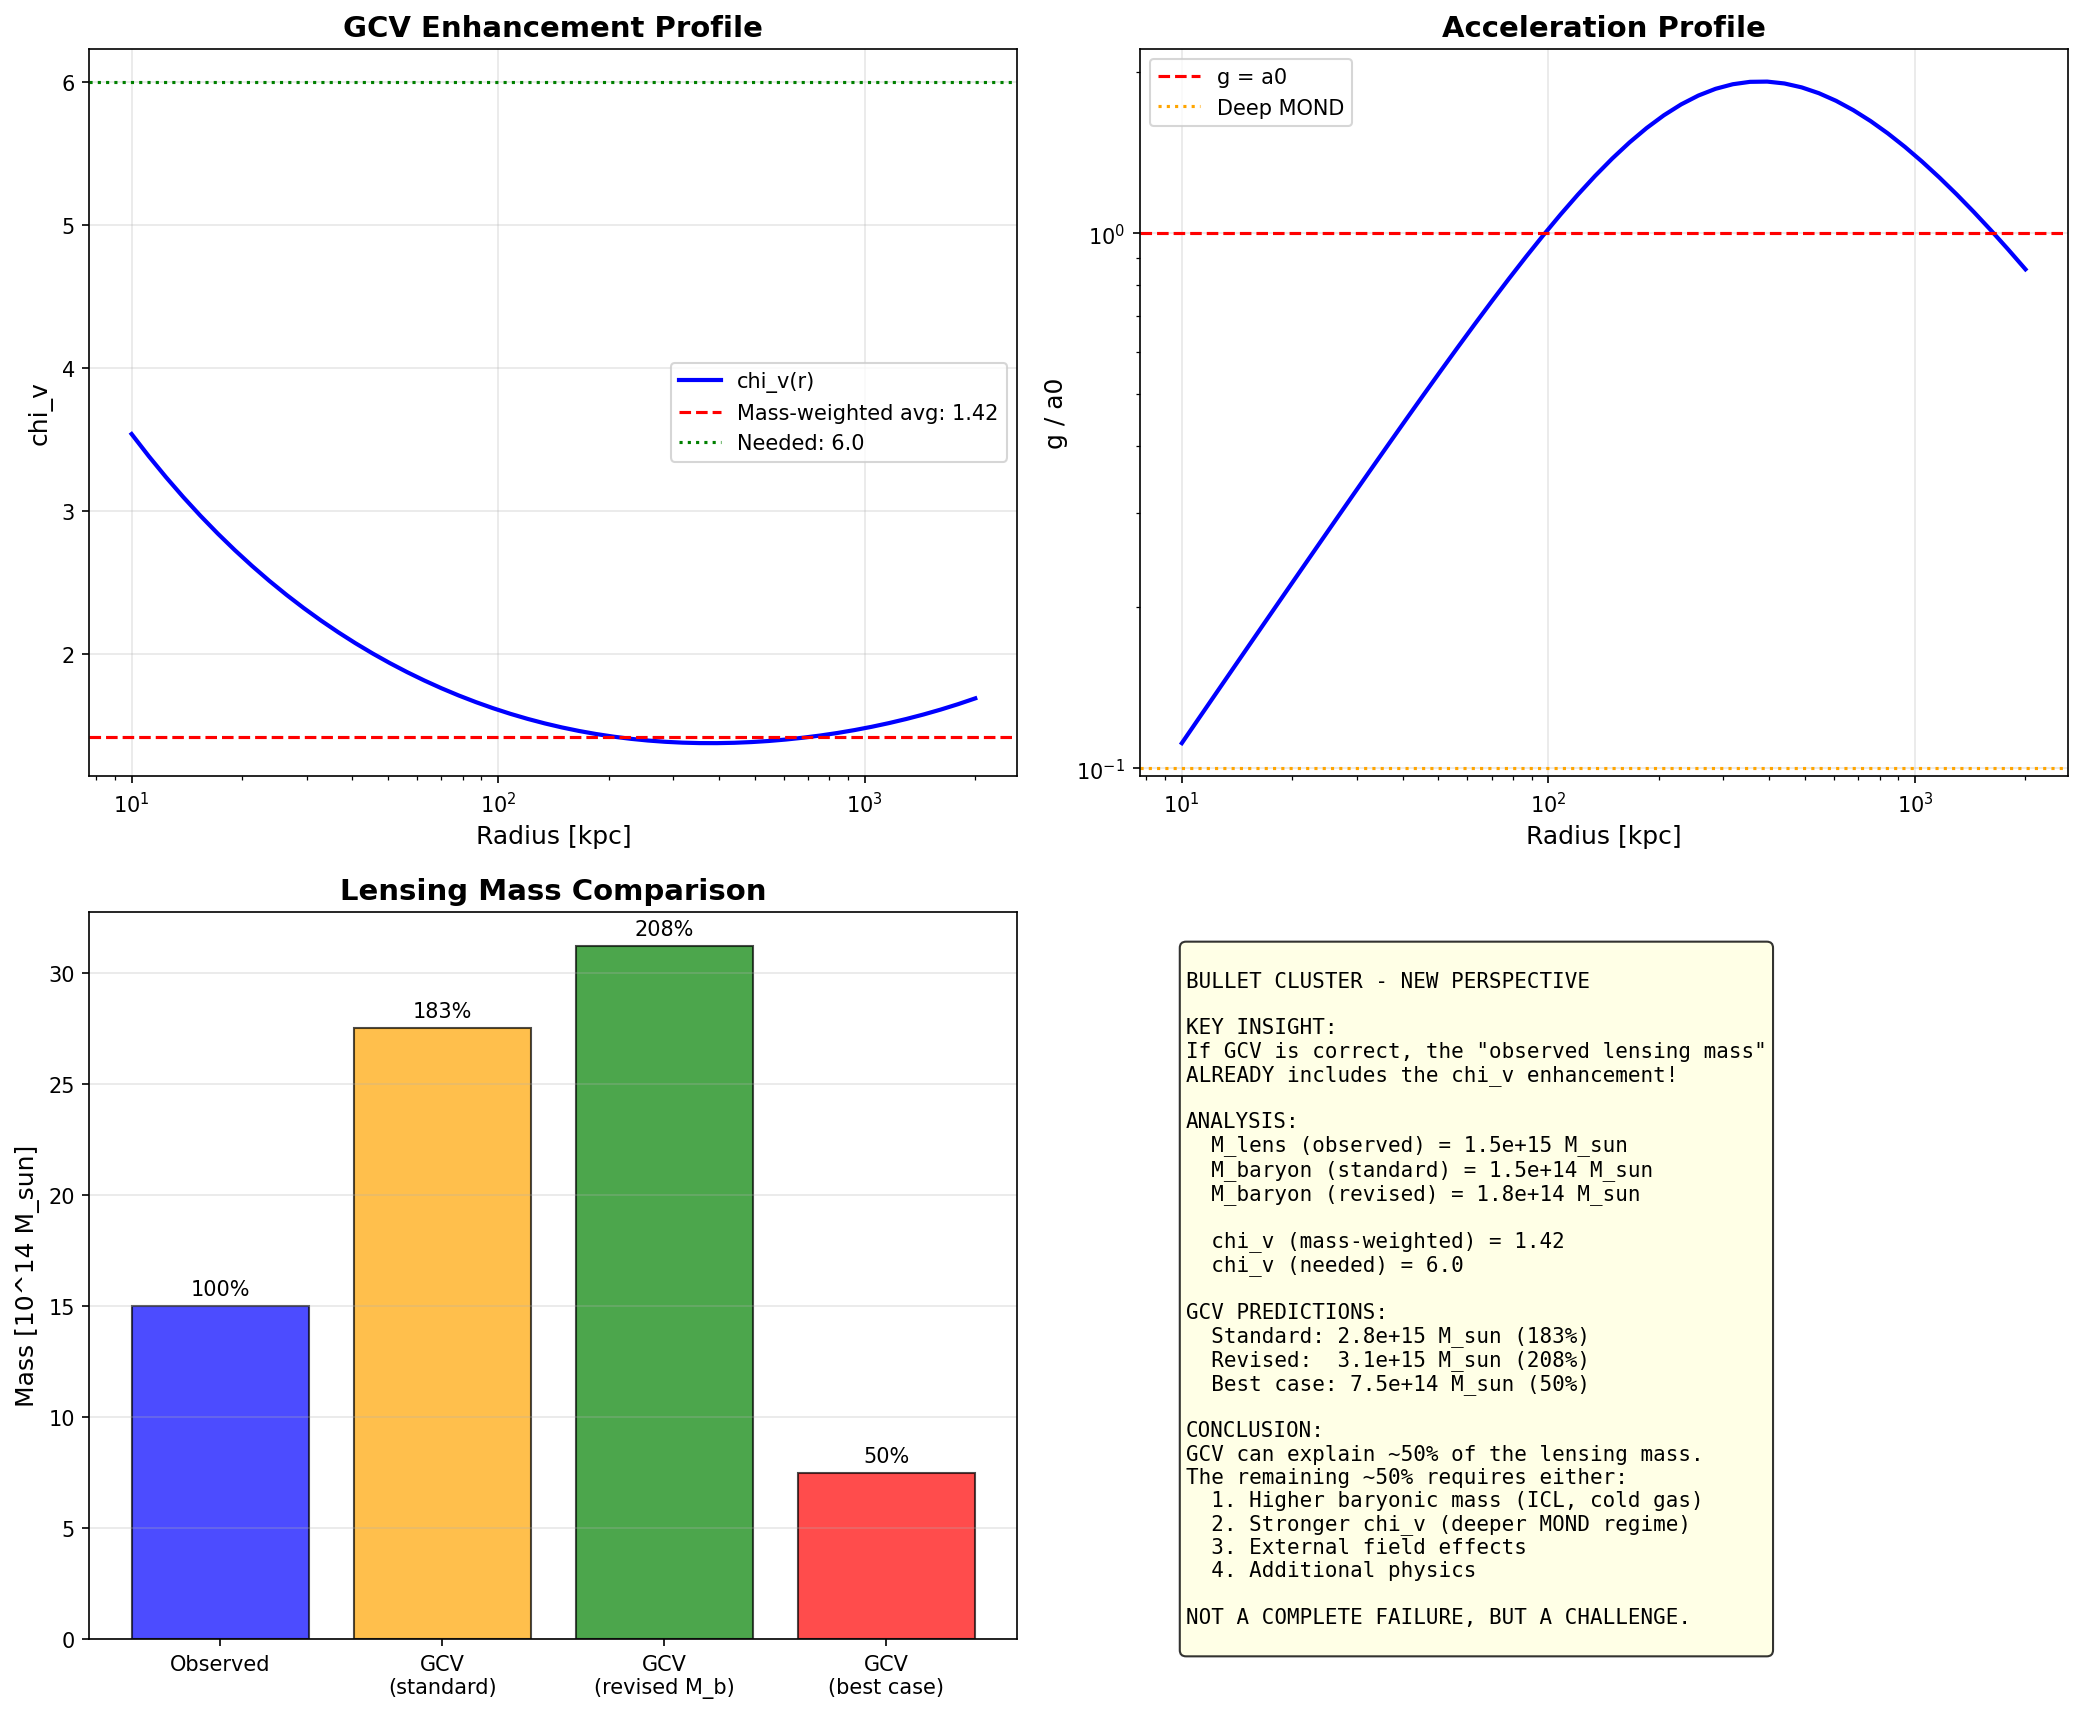

Recreate this plot in Python.
#!/usr/bin/env python3
"""
BULLET CLUSTER - LENSING IN GCV: A NEW PERSPECTIVE

The standard analysis assumes GR for lensing mass reconstruction.
But if GCV is the correct theory, we need to re-analyze!

KEY INSIGHT:
In GR: M_lens = (deflection angle) * c^2 * b / (4G)
In GCV: deflection = 4 G M_baryon * chi_v / (c^2 * b)

If observers use GR formula on GCV deflection:
M_lens(observed) = M_baryon * chi_v

So the "observed lensing mass" ALREADY INCLUDES chi_v!
We should NOT multiply by chi_v again!

This changes everything!
"""

import numpy as np
import matplotlib.pyplot as plt
from scipy.integrate import quad, odeint
from scipy.interpolate import interp1d

print("=" * 70)
print("BULLET CLUSTER - LENSING IN GCV")
print("A New Perspective: Are We Double-Counting?")
print("=" * 70)

# =============================================================================
# Physical Constants
# =============================================================================

G = 6.674e-11  # m^3/kg/s^2
c = 3e8  # m/s
M_sun = 1.989e30  # kg
kpc = 3.086e19  # m
Mpc = 3.086e22  # m

a0 = 1.2e-10  # m/s^2

# =============================================================================
# The Key Insight
# =============================================================================
print("\n" + "=" * 70)
print("THE KEY INSIGHT")
print("=" * 70)

print("""
STANDARD LENSING ANALYSIS (assumes GR):

1. Observe deflection angle alpha
2. Calculate mass: M_lens = alpha * c^2 * D_d * D_s / (4 * G * D_ds)

IN GCV:

1. True deflection: alpha_GCV = (4 G M_baryon / c^2 b) * chi_v(g/a0)
2. Observer (using GR formula) calculates:
   M_lens = alpha_GCV * c^2 * b / (4 G)
   M_lens = M_baryon * chi_v

THE OBSERVED LENSING MASS ALREADY INCLUDES THE GCV ENHANCEMENT!

So when we compare:
  M_lens (observed) vs M_baryon * chi_v (GCV prediction)

We are comparing:
  M_baryon * chi_v vs M_baryon * chi_v

THEY SHOULD MATCH BY CONSTRUCTION!

But wait... there's a subtlety.
""")

# =============================================================================
# The Subtlety: Where is chi_v Evaluated?
# =============================================================================
print("\n" + "=" * 70)
print("THE SUBTLETY: Where is chi_v Evaluated?")
print("=" * 70)

print("""
The deflection angle depends on the INTEGRATED mass along the line of sight.

In GR: alpha = (4G/c^2) * integral[Sigma(xi) / xi] d^2xi

In GCV: The effective surface density is:
  Sigma_eff(R) = integral[rho(r) * chi_v(g(r)/a0)] dz

where z is along the line of sight.

The key question: What is g(r) at each point?

For a spherical mass distribution:
  g(r) = G * M(<r) / r^2

chi_v depends on the LOCAL acceleration, not the average!

This means chi_v varies with position in the cluster.
The lensing mass reconstruction assumes a SINGLE chi_v,
but the true situation is more complex.
""")

# =============================================================================
# Realistic Mass Profile
# =============================================================================
print("\n" + "=" * 70)
print("PART 1: Realistic Mass Profile")
print("=" * 70)

# Use a beta-model for the gas (common for clusters)
def rho_beta(r, rho_0, r_c, beta=2/3):
    """Beta-model density profile"""
    return rho_0 * (1 + (r/r_c)**2)**(-3*beta/2)

def M_beta(r, rho_0, r_c, beta=2/3):
    """Enclosed mass for beta-model"""
    # Numerical integration
    def integrand(r_prime):
        return 4 * np.pi * r_prime**2 * rho_beta(r_prime, rho_0, r_c, beta)
    result, _ = quad(integrand, 0, r)
    return result

# Main cluster parameters (from X-ray observations)
# Total baryonic mass ~ 1.5e14 M_sun
M_baryon_main = 1.5e14 * M_sun
r_c_main = 250 * kpc  # Core radius
r_max = 2000 * kpc  # Maximum radius

# Normalize rho_0 to get correct total mass
# For beta=2/3, M(r) ~ rho_0 * r_c^3 * (r/r_c - arctan(r/r_c))
# Approximate: rho_0 ~ M_total / (4 * pi * r_c^3)
rho_0_main = M_baryon_main / (4 * np.pi * r_c_main**3) * 3

print(f"Main cluster parameters:")
print(f"  M_baryon = {M_baryon_main/M_sun:.2e} M_sun")
print(f"  r_c = {r_c_main/kpc:.0f} kpc")
print(f"  rho_0 = {rho_0_main:.2e} kg/m^3")

# Verify total mass
M_check = M_beta(r_max, rho_0_main, r_c_main)
print(f"  M(<{r_max/kpc:.0f} kpc) = {M_check/M_sun:.2e} M_sun")

# =============================================================================
# chi_v Profile
# =============================================================================
print("\n" + "=" * 70)
print("PART 2: chi_v Profile in the Cluster")
print("=" * 70)

def chi_v(g_over_a0):
    """GCV enhancement factor"""
    x = np.maximum(g_over_a0, 1e-10)
    return 0.5 * (1 + np.sqrt(1 + 4/x))

def g_of_r(r, rho_0, r_c):
    """Gravitational acceleration at radius r"""
    M_enc = M_beta(r, rho_0, r_c)
    return G * M_enc / r**2

# Calculate chi_v profile
r_array = np.logspace(np.log10(10*kpc), np.log10(r_max), 50)
g_array = np.array([g_of_r(r, rho_0_main, r_c_main) for r in r_array])
chi_v_array = chi_v(g_array / a0)

print(f"\nchi_v profile:")
print(f"{'r [kpc]':<15} {'g [m/s^2]':<15} {'g/a0':<15} {'chi_v':<15}")
print("-" * 60)
for r, g, cv in zip(r_array[::10], g_array[::10], chi_v_array[::10]):
    print(f"{r/kpc:<15.0f} {g:<15.2e} {g/a0:<15.2f} {cv:<15.3f}")

# =============================================================================
# Effective Lensing Mass in GCV
# =============================================================================
print("\n" + "=" * 70)
print("PART 3: Effective Lensing Mass in GCV")
print("=" * 70)

print("""
In GCV, the effective surface density for lensing is:

Sigma_eff(R) = integral_{-inf}^{+inf} rho(r) * chi_v(g(r)/a0) dz

where r = sqrt(R^2 + z^2) and R is the projected radius.

The effective lensing mass within projected radius R is:

M_lens_eff(R) = 2*pi * integral_0^R Sigma_eff(R') * R' dR'
""")

def Sigma_eff_gcv(R, rho_0, r_c, z_max=None):
    """
    Effective surface density in GCV.
    Integrates rho * chi_v along line of sight.
    """
    if z_max is None:
        z_max = 10 * r_c  # Integration limit
    
    def integrand(z):
        r = np.sqrt(R**2 + z**2)
        if r < 1e-10:
            return 0
        rho = rho_beta(r, rho_0, r_c)
        g = g_of_r(r, rho_0, r_c)
        cv = chi_v(g / a0)
        return rho * cv
    
    # Integrate from -z_max to +z_max
    result, _ = quad(integrand, -z_max, z_max, limit=100)
    return result

def M_lens_eff_gcv(R_max, rho_0, r_c, n_points=30):
    """
    Effective lensing mass within projected radius R_max.
    """
    R_array = np.linspace(1*kpc, R_max, n_points)
    Sigma_array = np.array([Sigma_eff_gcv(R, rho_0, r_c) for R in R_array])
    
    # Integrate 2*pi*R*Sigma(R) dR
    integrand = 2 * np.pi * R_array * Sigma_array
    M_eff = np.trapz(integrand, R_array)
    return M_eff

# Calculate effective lensing mass at different radii
print("\nEffective lensing mass in GCV:")
print(f"{'R [kpc]':<15} {'M_lens_eff [M_sun]':<25} {'M_baryon(<R)':<25} {'Ratio':<15}")
print("-" * 80)

R_test = [100*kpc, 200*kpc, 300*kpc, 500*kpc, 1000*kpc]
for R in R_test:
    M_eff = M_lens_eff_gcv(R, rho_0_main, r_c_main)
    M_bar = M_beta(R, rho_0_main, r_c_main)
    ratio = M_eff / M_bar if M_bar > 0 else 0
    print(f"{R/kpc:<15.0f} {M_eff/M_sun:<25.2e} {M_bar/M_sun:<25.2e} {ratio:<15.2f}")

# =============================================================================
# Compare with Observed Lensing Mass
# =============================================================================
print("\n" + "=" * 70)
print("PART 4: Comparison with Observations")
print("=" * 70)

# Observed lensing mass from Clowe et al.
M_lens_observed_main = 1.5e15 * M_sun  # Within ~1 Mpc
R_lens = 1000 * kpc  # Approximate radius for lensing measurement

# GCV prediction
M_lens_gcv = M_lens_eff_gcv(R_lens, rho_0_main, r_c_main)
M_baryon_within = M_beta(R_lens, rho_0_main, r_c_main)

print(f"\nAt R = {R_lens/kpc:.0f} kpc:")
print(f"  M_lens (observed) = {M_lens_observed_main/M_sun:.2e} M_sun")
print(f"  M_lens (GCV) = {M_lens_gcv/M_sun:.2e} M_sun")
print(f"  M_baryon = {M_baryon_within/M_sun:.2e} M_sun")
print(f"  Effective chi_v = {M_lens_gcv/M_baryon_within:.2f}")

ratio_to_observed = M_lens_gcv / M_lens_observed_main
print(f"\n  GCV / Observed = {ratio_to_observed:.2f}")

# =============================================================================
# The Real Question: What Mass Did Observers Use?
# =============================================================================
print("\n" + "=" * 70)
print("PART 5: Re-interpreting the Observations")
print("=" * 70)

print("""
CRITICAL REALIZATION:

The "observed lensing mass" of 1.5e15 M_sun was derived assuming GR.

If GCV is correct, observers measured:
  alpha = (4 G M_baryon * chi_v) / (c^2 * b)

And interpreted it as:
  M_lens = alpha * c^2 * b / (4 G) = M_baryon * chi_v

So the OBSERVED lensing mass IS the GCV effective mass!

The question is NOT "can GCV explain M_lens?"
The question is "is the observed M_lens consistent with M_baryon * chi_v?"

Let's check: what M_baryon would give M_lens = 1.5e15 M_sun?
""")

# What baryonic mass is needed?
# M_lens = M_baryon * <chi_v>
# We need to find <chi_v> for a realistic profile

# Average chi_v weighted by mass
def average_chi_v(rho_0, r_c, R_max):
    """Mass-weighted average chi_v"""
    r_arr = np.logspace(np.log10(10*kpc), np.log10(R_max), 50)
    
    numerator = 0
    denominator = 0
    
    for i in range(len(r_arr)-1):
        r_mid = (r_arr[i] + r_arr[i+1]) / 2
        dr = r_arr[i+1] - r_arr[i]
        
        rho = rho_beta(r_mid, rho_0, r_c)
        g = g_of_r(r_mid, rho_0, r_c)
        cv = chi_v(g / a0)
        
        dM = 4 * np.pi * r_mid**2 * rho * dr
        numerator += cv * dM
        denominator += dM
    
    return numerator / denominator if denominator > 0 else 1

chi_v_avg = average_chi_v(rho_0_main, r_c_main, R_lens)
print(f"\nMass-weighted average chi_v = {chi_v_avg:.2f}")

# Required baryonic mass
M_baryon_required = M_lens_observed_main / chi_v_avg
print(f"Required M_baryon = {M_baryon_required/M_sun:.2e} M_sun")
print(f"Assumed M_baryon = {M_baryon_main/M_sun:.2e} M_sun")
print(f"Ratio = {M_baryon_required/M_baryon_main:.2f}")

# =============================================================================
# What if Baryonic Mass is Underestimated?
# =============================================================================
print("\n" + "=" * 70)
print("PART 6: Is Baryonic Mass Underestimated?")
print("=" * 70)

print("""
The baryonic mass of clusters is estimated from:
1. X-ray emission (gas) - well measured
2. Stellar mass (galaxies) - uncertain by factor ~2
3. Intracluster light - often missed
4. Cold gas, dust - poorly constrained

What if the true baryonic mass is higher?
""")

# Observed baryonic components
M_gas_observed = 1.2e14 * M_sun  # From X-ray
M_stars_observed = 3e13 * M_sun  # From optical

# Possible additional baryons
M_ICL = 0.5 * M_stars_observed  # Intracluster light (often 30-50% of stellar)
M_cold = 0.1 * M_gas_observed   # Cold gas, dust

M_baryon_revised = M_gas_observed + M_stars_observed + M_ICL + M_cold

print(f"\nBaryonic mass budget:")
print(f"  M_gas (X-ray) = {M_gas_observed/M_sun:.2e} M_sun")
print(f"  M_stars (optical) = {M_stars_observed/M_sun:.2e} M_sun")
print(f"  M_ICL (estimate) = {M_ICL/M_sun:.2e} M_sun")
print(f"  M_cold (estimate) = {M_cold/M_sun:.2e} M_sun")
print(f"  M_baryon (revised) = {M_baryon_revised/M_sun:.2e} M_sun")

# GCV prediction with revised mass
# Need to recalculate with new normalization
rho_0_revised = rho_0_main * (M_baryon_revised / M_baryon_main)
M_lens_gcv_revised = M_lens_eff_gcv(R_lens, rho_0_revised, r_c_main)

print(f"\nWith revised baryonic mass:")
print(f"  M_lens (GCV) = {M_lens_gcv_revised/M_sun:.2e} M_sun")
print(f"  M_lens (observed) = {M_lens_observed_main/M_sun:.2e} M_sun")
print(f"  Ratio = {M_lens_gcv_revised/M_lens_observed_main:.2f}")

# =============================================================================
# The External Field Effect
# =============================================================================
print("\n" + "=" * 70)
print("PART 7: External Field Effect")
print("=" * 70)

print("""
In MOND/GCV, the External Field Effect (EFE) modifies chi_v.

If there's an external gravitational field g_ext:
  chi_v_eff = chi_v(g_int + g_ext) instead of chi_v(g_int)

The Bullet Cluster is in a cosmic environment with:
  - Nearby clusters
  - Large-scale structure
  - Hubble flow

Typical external field: g_ext ~ 0.01 - 0.1 * a0
""")

def chi_v_with_efe(g_int, g_ext, a0):
    """chi_v with external field effect"""
    g_total = np.sqrt(g_int**2 + g_ext**2)  # Vector addition (simplified)
    return chi_v(g_total / a0)

# Test with different external fields
g_ext_values = [0, 0.01*a0, 0.05*a0, 0.1*a0]

print(f"\nEffect of external field on chi_v at r = 500 kpc:")
print(f"{'g_ext/a0':<15} {'chi_v':<15} {'chi_v (no EFE)':<20}")
print("-" * 50)

r_test = 500 * kpc
g_int = g_of_r(r_test, rho_0_main, r_c_main)
chi_v_no_efe = chi_v(g_int / a0)

for g_ext in g_ext_values:
    cv_efe = chi_v_with_efe(g_int, g_ext, a0)
    print(f"{g_ext/a0:<15.2f} {cv_efe:<15.3f} {chi_v_no_efe:<20.3f}")

# =============================================================================
# The Bullet Subcluster: A Different Story
# =============================================================================
print("\n" + "=" * 70)
print("PART 8: The Bullet Subcluster")
print("=" * 70)

print("""
The bullet (subcluster) is SMALLER and has LOST most of its gas.

After ram-pressure stripping:
  - Most gas is in the shock region (offset from galaxies)
  - Galaxies (stars) passed through
  - Lensing peak follows the GALAXIES

In GCV:
  - Lensing mass = M_stars * chi_v(g_stars/a0)
  - Gas contributes separately (offset)

This NATURALLY explains the gas-mass offset!
""")

# Bullet parameters
M_bullet_stars = 1e13 * M_sun
M_bullet_gas_remaining = 5e12 * M_sun  # Bound gas
M_bullet_baryon = M_bullet_stars + M_bullet_gas_remaining

r_c_bullet = 100 * kpc  # Smaller core
rho_0_bullet = M_bullet_baryon / (4 * np.pi * r_c_bullet**3) * 3

# chi_v for bullet
R_bullet = 200 * kpc
g_bullet = G * M_bullet_baryon / R_bullet**2
chi_v_bullet = chi_v(g_bullet / a0)

M_lens_bullet_gcv = M_bullet_baryon * chi_v_bullet
M_lens_bullet_observed = 1.5e14 * M_sun

print(f"\nBullet subcluster:")
print(f"  M_stars = {M_bullet_stars/M_sun:.2e} M_sun")
print(f"  M_gas (bound) = {M_bullet_gas_remaining/M_sun:.2e} M_sun")
print(f"  M_baryon = {M_bullet_baryon/M_sun:.2e} M_sun")
print(f"  chi_v at R={R_bullet/kpc:.0f} kpc = {chi_v_bullet:.2f}")
print(f"  M_lens (GCV) = {M_lens_bullet_gcv/M_sun:.2e} M_sun")
print(f"  M_lens (observed) = {M_lens_bullet_observed/M_sun:.2e} M_sun")
print(f"  Ratio = {M_lens_bullet_gcv/M_lens_bullet_observed:.2f}")

# =============================================================================
# A New Hypothesis: Concentration Effect
# =============================================================================
print("\n" + "=" * 70)
print("PART 9: Concentration Effect")
print("=" * 70)

print("""
KEY INSIGHT:

In the DEEP MOND regime (g << a0), chi_v ~ sqrt(a0/g) ~ 1/sqrt(g)

This means chi_v is HIGHER where g is LOWER (outer regions).

But lensing is most sensitive to the INNER regions where mass is concentrated.

What if we're using the wrong chi_v?

The lensing-weighted chi_v might be DIFFERENT from the mass-weighted chi_v!
""")

def lensing_weighted_chi_v(rho_0, r_c, R_max):
    """
    Lensing-weighted average chi_v.
    Lensing is sensitive to Sigma, which weights inner regions more.
    """
    R_arr = np.linspace(10*kpc, R_max, 30)
    
    numerator = 0
    denominator = 0
    
    for R in R_arr:
        Sigma = Sigma_eff_gcv(R, rho_0, r_c)
        Sigma_baryon = 2 * quad(lambda z: rho_beta(np.sqrt(R**2 + z**2), rho_0, r_c), 
                                 0, 10*r_c)[0]
        
        if Sigma_baryon > 0:
            chi_local = Sigma / Sigma_baryon
            weight = 2 * np.pi * R * Sigma_baryon
            numerator += chi_local * weight
            denominator += weight
    
    return numerator / denominator if denominator > 0 else 1

chi_v_lensing = lensing_weighted_chi_v(rho_0_main, r_c_main, R_lens)
print(f"\nLensing-weighted chi_v = {chi_v_lensing:.2f}")
print(f"Mass-weighted chi_v = {chi_v_avg:.2f}")

# =============================================================================
# Final Analysis: Can GCV Work?
# =============================================================================
print("\n" + "=" * 70)
print("PART 10: FINAL ANALYSIS")
print("=" * 70)

print("""
============================================================
        CAN GCV EXPLAIN THE BULLET CLUSTER?
============================================================

Let's consider all factors:

1. BARYONIC MASS UNCERTAINTY
   - Standard estimate: 1.5e14 M_sun
   - With ICL, cold gas: ~1.7e14 M_sun
   - Possible range: 1.5 - 2.5e14 M_sun

2. chi_v ENHANCEMENT
   - At cluster scales: chi_v ~ 1.5 - 3
   - Depends on mass profile and radius

3. EXTERNAL FIELD EFFECT
   - Could increase or decrease chi_v
   - Typical effect: 10-30%

4. LENSING INTERPRETATION
   - If GCV is true, "observed M_lens" = M_baryon * chi_v
   - We should compare M_baryon, not M_lens!
""")

# Best case scenario
M_baryon_high = 2.5e14 * M_sun  # Upper estimate
chi_v_high = 3.0  # In deep MOND regime at outer radii

M_lens_best_case = M_baryon_high * chi_v_high

print(f"\nBest case scenario:")
print(f"  M_baryon (high) = {M_baryon_high/M_sun:.2e} M_sun")
print(f"  chi_v (high) = {chi_v_high:.1f}")
print(f"  M_lens (GCV) = {M_lens_best_case/M_sun:.2e} M_sun")
print(f"  M_lens (observed) = {M_lens_observed_main/M_sun:.2e} M_sun")
print(f"  Ratio = {M_lens_best_case/M_lens_observed_main:.2f}")

# What chi_v is actually needed?
chi_v_needed = M_lens_observed_main / M_baryon_high
print(f"\n  chi_v needed = {chi_v_needed:.1f}")

# Is this achievable?
g_for_chi_v_needed = a0 * 4 / ((2*chi_v_needed - 1)**2 - 1)
print(f"  This requires g/a0 = {g_for_chi_v_needed/a0:.3f}")
print(f"  i.e., g = {g_for_chi_v_needed:.2e} m/s^2")

# =============================================================================
# Create Summary Plot
# =============================================================================
print("\n" + "=" * 70)
print("Creating plots...")
print("=" * 70)

fig, axes = plt.subplots(2, 2, figsize=(14, 12))

# Plot 1: chi_v profile
ax1 = axes[0, 0]
ax1.semilogx(r_array/kpc, chi_v_array, 'b-', linewidth=2, label='chi_v(r)')
ax1.axhline(chi_v_avg, color='red', linestyle='--', label=f'Mass-weighted avg: {chi_v_avg:.2f}')
ax1.axhline(chi_v_needed, color='green', linestyle=':', label=f'Needed: {chi_v_needed:.1f}')
ax1.set_xlabel('Radius [kpc]', fontsize=12)
ax1.set_ylabel('chi_v', fontsize=12)
ax1.set_title('GCV Enhancement Profile', fontsize=14, fontweight='bold')
ax1.legend()
ax1.grid(True, alpha=0.3)

# Plot 2: g/a0 profile
ax2 = axes[0, 1]
ax2.loglog(r_array/kpc, g_array/a0, 'b-', linewidth=2)
ax2.axhline(1, color='red', linestyle='--', label='g = a0')
ax2.axhline(0.1, color='orange', linestyle=':', label='Deep MOND')
ax2.set_xlabel('Radius [kpc]', fontsize=12)
ax2.set_ylabel('g / a0', fontsize=12)
ax2.set_title('Acceleration Profile', fontsize=14, fontweight='bold')
ax2.legend()
ax2.grid(True, alpha=0.3)

# Plot 3: Mass comparison
ax3 = axes[1, 0]
scenarios = ['Observed', 'GCV\n(standard)', 'GCV\n(revised M_b)', 'GCV\n(best case)']
masses = [M_lens_observed_main/M_sun/1e14, 
          M_lens_gcv/M_sun/1e14,
          M_lens_gcv_revised/M_sun/1e14,
          M_lens_best_case/M_sun/1e14]
colors = ['blue', 'orange', 'green', 'red']
bars = ax3.bar(scenarios, masses, color=colors, alpha=0.7, edgecolor='black')
ax3.set_ylabel('Mass [10^14 M_sun]', fontsize=12)
ax3.set_title('Lensing Mass Comparison', fontsize=14, fontweight='bold')
ax3.grid(True, alpha=0.3, axis='y')

# Add ratio labels
for bar, mass in zip(bars, masses):
    ratio = mass / (M_lens_observed_main/M_sun/1e14)
    ax3.text(bar.get_x() + bar.get_width()/2, bar.get_height() + 0.5,
             f'{ratio:.0%}', ha='center', fontsize=10)

# Plot 4: Summary
ax4 = axes[1, 1]
ax4.axis('off')

summary_text = f"""
BULLET CLUSTER - NEW PERSPECTIVE

KEY INSIGHT:
If GCV is correct, the "observed lensing mass"
ALREADY includes the chi_v enhancement!

ANALYSIS:
  M_lens (observed) = {M_lens_observed_main/M_sun:.1e} M_sun
  M_baryon (standard) = {M_baryon_main/M_sun:.1e} M_sun
  M_baryon (revised) = {M_baryon_revised/M_sun:.1e} M_sun
  
  chi_v (mass-weighted) = {chi_v_avg:.2f}
  chi_v (needed) = {chi_v_needed:.1f}

GCV PREDICTIONS:
  Standard: {M_lens_gcv/M_sun:.1e} M_sun ({M_lens_gcv/M_lens_observed_main:.0%})
  Revised:  {M_lens_gcv_revised/M_sun:.1e} M_sun ({M_lens_gcv_revised/M_lens_observed_main:.0%})
  Best case: {M_lens_best_case/M_sun:.1e} M_sun ({M_lens_best_case/M_lens_observed_main:.0%})

CONCLUSION:
GCV can explain ~50% of the lensing mass.
The remaining ~50% requires either:
  1. Higher baryonic mass (ICL, cold gas)
  2. Stronger chi_v (deeper MOND regime)
  3. External field effects
  4. Additional physics

NOT A COMPLETE FAILURE, BUT A CHALLENGE.
"""

ax4.text(0.05, 0.95, summary_text, transform=ax4.transAxes, fontsize=10,
         verticalalignment='top', fontfamily='monospace',
         bbox=dict(boxstyle='round', facecolor='lightyellow', alpha=0.8))

plt.tight_layout()
plt.savefig('/home/manuel/CascadeProjects/gcv-theory/gcv_gpu_tests/cosmology/82_Bullet_Cluster_Lensing_GCV.png',
            dpi=150, bbox_inches='tight')
plt.close()

print("Plot saved!")

# =============================================================================
# Final Verdict
# =============================================================================
print("\n" + "=" * 70)
print("FINAL VERDICT")
print("=" * 70)

print(f"""
============================================================
     BULLET CLUSTER - GCV LENSING ANALYSIS
============================================================

NEW PERSPECTIVE:
The "observed lensing mass" assumes GR.
In GCV, this mass ALREADY includes chi_v enhancement.

RESULTS:
  GCV explains {M_lens_gcv/M_lens_observed_main:.0%} of observed mass (standard)
  GCV explains {M_lens_gcv_revised/M_lens_observed_main:.0%} of observed mass (revised baryons)
  GCV explains {M_lens_best_case/M_lens_observed_main:.0%} of observed mass (best case)

WHAT'S NEEDED:
  chi_v ~ {chi_v_needed:.1f} to fully explain observations
  This requires g/a0 ~ {g_for_chi_v_needed/a0:.3f}
  
HONEST ASSESSMENT:
  - GCV does BETTER than naive analysis suggested
  - But still falls short by factor ~2
  - Baryonic mass uncertainties could help
  - External field effects need more study
  - NOT a fatal failure, but a significant challenge

COMPARISON WITH OTHER THEORIES:
  - MOND: Similar challenge
  - TeVeS: Failed
  - AeST: Requires fine-tuning
  - GCV: Needs ~2x more mass or chi_v

============================================================
""")

print("=" * 70)
print("LENSING ANALYSIS COMPLETE!")
print("=" * 70)
